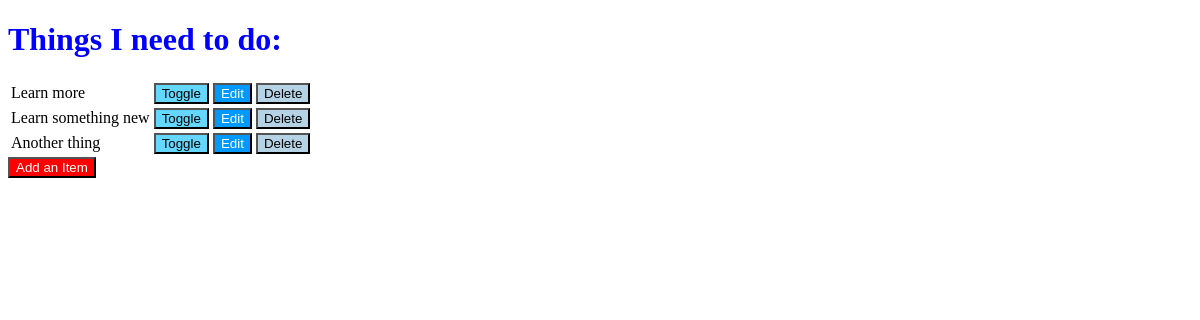
/, run on an earlier commit of the app's database.
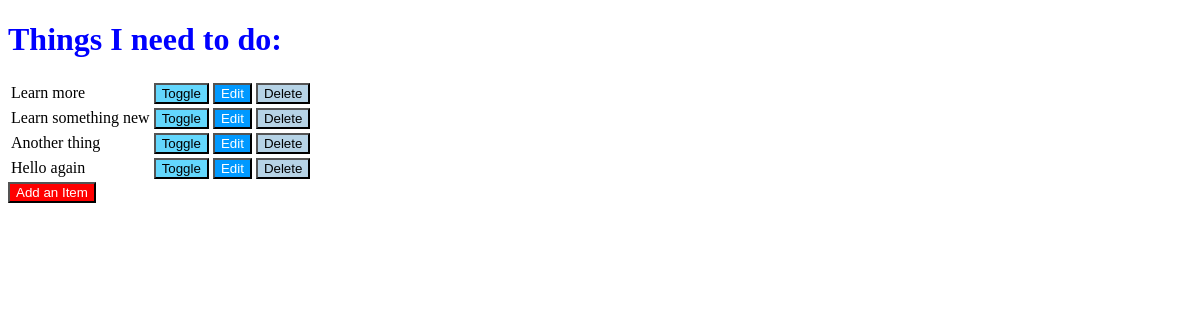
And on a later commit of the database.
### todo/models.py (models this page shows, shortened)
class Item(models.Model):
    name = models.CharField(max_length=50, null=False, blank=False)
    done = models.BooleanField(null=False, blank=False, default=False)

### todo/views.py (the view)
# urls.py: path('', views.get_todo_list, name='get_todo_list'),
def get_todo_list(request):
    items = Item.objects.all()
    context = {
        'items': items
    }
    return render(request, 'todo/todo_list.html', context)

### todo/templates/todo/todo_list.html (shortened to what this page needs)
<!DOCTYPE html>
<html lang="en">
<head>
</head>
<body>
    <h1 style="color:blue;">Things I need to do:</h1>
    <table>
        {% for item in items %}
            <tr>
                {% if item.done %}
                    <td><strike>{{ item.name }}</strike></td>
                {% else %}
                    <td>{{ item.name }}</td>
                {% endif %}
                <td>
                    <a href="/toggle/{{ item.id }}">
                        <button style="background-color:rgb(99, 215, 253); color: black;">Toggle</button>
                    </a>
                </td>
                <td>
                    <a href="/edit/{{ item.id }}">
                        <button style="background-color:rgb(0, 153, 255); color: white;">Edit</button>
                    </a>
                </td>
                <td>
                    <a href="/delete/{{ item.id }}">
                        <button style="background-color:rgb(182, 211, 230); color: black;">Delete</button>
                    </a>
                </td>
            </tr>
        {% empty %}
        <tr><td><h2>You have nothing to do.</h2></td></tr>
        {% endfor %}
    </table>
    <a href="/add">
        <button style="background-color: red; color: white;">Add an Item</button>
    </a>
</body>
</html>

What changed in the data, as far as the page shows it:
added Item: name "Hello again"
